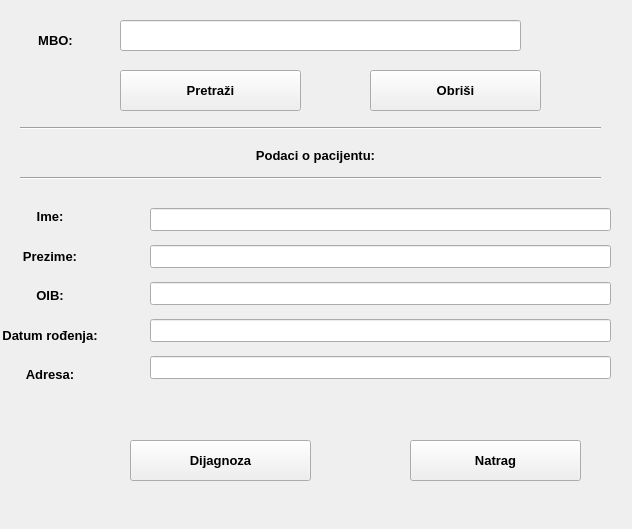
<?xml version="1.0" encoding="UTF-8"?>
<ui version="4.0">
 <class>Form</class>
 <widget class="QWidget" name="Form">
  <property name="geometry">
   <rect>
    <x>0</x>
    <y>0</y>
    <width>632</width>
    <height>529</height>
   </rect>
  </property>
  <property name="windowTitle">
   <string>Form</string>
  </property>
  <widget class="QLabel" name="MBOLabel">
   <property name="geometry">
    <rect>
     <x>-10</x>
     <y>20</y>
     <width>131</width>
     <height>41</height>
    </rect>
   </property>
   <property name="font">
    <font>
     <family>Arial</family>
     <pointsize>10</pointsize>
     <bold>true</bold>
    </font>
   </property>
   <property name="text">
    <string>MBO:</string>
   </property>
   <property name="alignment">
    <set>Qt::AlignCenter</set>
   </property>
  </widget>
  <widget class="QPushButton" name="obrisiGumb">
   <property name="geometry">
    <rect>
     <x>370</x>
     <y>70</y>
     <width>171</width>
     <height>41</height>
    </rect>
   </property>
   <property name="font">
    <font>
     <family>Arial</family>
     <pointsize>10</pointsize>
     <bold>true</bold>
    </font>
   </property>
   <property name="text">
    <string>Obriši</string>
   </property>
  </widget>
  <widget class="QPushButton" name="pretragaGumb">
   <property name="geometry">
    <rect>
     <x>120</x>
     <y>70</y>
     <width>181</width>
     <height>41</height>
    </rect>
   </property>
   <property name="font">
    <font>
     <family>Arial</family>
     <pointsize>10</pointsize>
     <bold>true</bold>
    </font>
   </property>
   <property name="text">
    <string>Pretraži</string>
   </property>
  </widget>
  <widget class="QLineEdit" name="mboText">
   <property name="geometry">
    <rect>
     <x>120</x>
     <y>20</y>
     <width>401</width>
     <height>31</height>
    </rect>
   </property>
  </widget>
  <widget class="QLabel" name="label_2">
   <property name="geometry">
    <rect>
     <x>210</x>
     <y>140</y>
     <width>211</width>
     <height>31</height>
    </rect>
   </property>
   <property name="font">
    <font>
     <family>Arial</family>
     <pointsize>10</pointsize>
     <bold>true</bold>
    </font>
   </property>
   <property name="text">
    <string>Podaci o pacijentu:</string>
   </property>
   <property name="alignment">
    <set>Qt::AlignCenter</set>
   </property>
  </widget>
  <widget class="Line" name="line">
   <property name="geometry">
    <rect>
     <x>20</x>
     <y>120</y>
     <width>581</width>
     <height>16</height>
    </rect>
   </property>
   <property name="orientation">
    <enum>Qt::Horizontal</enum>
   </property>
  </widget>
  <widget class="Line" name="line_2">
   <property name="geometry">
    <rect>
     <x>20</x>
     <y>170</y>
     <width>581</width>
     <height>16</height>
    </rect>
   </property>
   <property name="orientation">
    <enum>Qt::Horizontal</enum>
   </property>
  </widget>
  <widget class="QPushButton" name="dijagnozaGumb">
   <property name="geometry">
    <rect>
     <x>130</x>
     <y>440</y>
     <width>181</width>
     <height>41</height>
    </rect>
   </property>
   <property name="font">
    <font>
     <family>Arial</family>
     <pointsize>10</pointsize>
     <bold>true</bold>
    </font>
   </property>
   <property name="text">
    <string>Dijagnoza</string>
   </property>
  </widget>
  <widget class="QPushButton" name="natragGumb">
   <property name="geometry">
    <rect>
     <x>410</x>
     <y>440</y>
     <width>171</width>
     <height>41</height>
    </rect>
   </property>
   <property name="font">
    <font>
     <family>Arial</family>
     <pointsize>10</pointsize>
     <bold>true</bold>
    </font>
   </property>
   <property name="text">
    <string>Natrag</string>
   </property>
  </widget>
  <widget class="QWidget" name="">
   <property name="geometry">
    <rect>
     <x>0</x>
     <y>200</y>
     <width>100</width>
     <height>191</height>
    </rect>
   </property>
   <layout class="QVBoxLayout" name="verticalLayout">
    <item>
     <widget class="QLabel" name="ImeLabel">
      <property name="font">
       <font>
        <family>Arial</family>
        <pointsize>10</pointsize>
        <bold>true</bold>
       </font>
      </property>
      <property name="text">
       <string>Ime:</string>
      </property>
      <property name="alignment">
       <set>Qt::AlignCenter</set>
      </property>
     </widget>
    </item>
    <item>
     <widget class="QLabel" name="PrezimeLabel">
      <property name="font">
       <font>
        <family>Arial</family>
        <pointsize>10</pointsize>
        <bold>true</bold>
       </font>
      </property>
      <property name="text">
       <string>Prezime:</string>
      </property>
      <property name="alignment">
       <set>Qt::AlignCenter</set>
      </property>
     </widget>
    </item>
    <item>
     <widget class="QLabel" name="OIBLabel">
      <property name="font">
       <font>
        <family>Arial</family>
        <pointsize>10</pointsize>
        <bold>true</bold>
       </font>
      </property>
      <property name="text">
       <string>OIB:</string>
      </property>
      <property name="alignment">
       <set>Qt::AlignCenter</set>
      </property>
     </widget>
    </item>
    <item>
     <widget class="QLabel" name="DatumRodzenjaLabel">
      <property name="font">
       <font>
        <family>Arial</family>
        <pointsize>10</pointsize>
        <bold>true</bold>
       </font>
      </property>
      <property name="text">
       <string>Datum rođenja:</string>
      </property>
      <property name="alignment">
       <set>Qt::AlignCenter</set>
      </property>
     </widget>
    </item>
    <item>
     <widget class="QLabel" name="AdresaLabel">
      <property name="font">
       <font>
        <family>Arial</family>
        <pointsize>10</pointsize>
        <bold>true</bold>
       </font>
      </property>
      <property name="text">
       <string>Adresa:</string>
      </property>
      <property name="alignment">
       <set>Qt::AlignCenter</set>
      </property>
     </widget>
    </item>
   </layout>
  </widget>
  <widget class="QWidget" name="">
   <property name="geometry">
    <rect>
     <x>150</x>
     <y>200</y>
     <width>461</width>
     <height>191</height>
    </rect>
   </property>
   <layout class="QVBoxLayout" name="verticalLayout_2">
    <item>
     <widget class="QLineEdit" name="imeText">
      <property name="font">
       <font>
        <family>Arial</family>
        <pointsize>10</pointsize>
       </font>
      </property>
      <property name="readOnly">
       <bool>true</bool>
      </property>
     </widget>
    </item>
    <item>
     <widget class="QLineEdit" name="prezimeText">
      <property name="font">
       <font>
        <family>Arial</family>
        <pointsize>10</pointsize>
       </font>
      </property>
      <property name="readOnly">
       <bool>true</bool>
      </property>
     </widget>
    </item>
    <item>
     <widget class="QLineEdit" name="oibText">
      <property name="font">
       <font>
        <family>Arial</family>
        <pointsize>10</pointsize>
       </font>
      </property>
      <property name="readOnly">
       <bool>true</bool>
      </property>
     </widget>
    </item>
    <item>
     <widget class="QLineEdit" name="datumRodjenjaText">
      <property name="font">
       <font>
        <family>Arial</family>
        <pointsize>10</pointsize>
       </font>
      </property>
      <property name="readOnly">
       <bool>true</bool>
      </property>
     </widget>
    </item>
    <item>
     <widget class="QLineEdit" name="adresaText">
      <property name="font">
       <font>
        <family>Arial</family>
        <pointsize>10</pointsize>
       </font>
      </property>
      <property name="readOnly">
       <bool>true</bool>
      </property>
     </widget>
    </item>
   </layout>
  </widget>
 </widget>
 <resources/>
 <connections/>
</ui>
